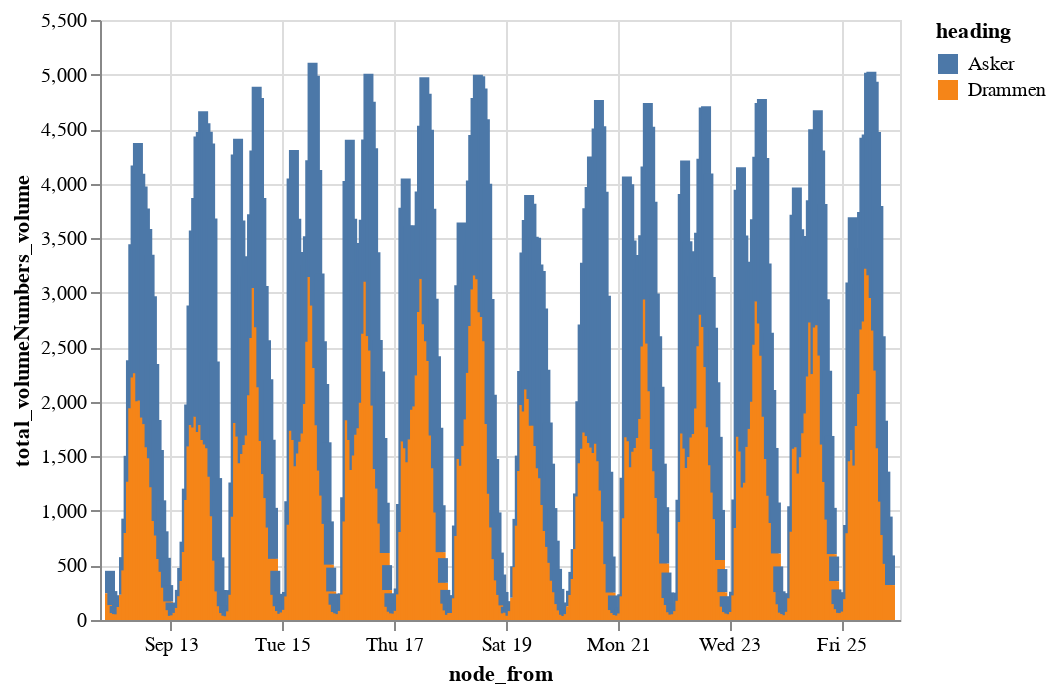

Here is the notebook cell this chart was saved with:
### Code cell
import altair as alt
def chart_day(df):
    df['week']= df['node_from'].dt.isocalendar().week
    df['weekday_hour'] = df['node_from'].dt.day_name() + "_" + df['node_from'].dt.hour.astype(str).str.zfill(2)
    return alt.Chart(df).mark_bar().encode(
        x = 'node_from',
        y = 'total_volumeNumbers_volume',
        color = 'heading',
        tooltip = ['node_from', 'total_volumeNumbers_volume', 'heading']
    )
point = "00000V443295"
df = pd.concat([
    count_point_by_direction(point, "2020-09-12"),
    count_point_by_direction(point, "2020-09-13"),
    count_point_by_direction(point, "2020-09-14"),
    count_point_by_direction(point, "2020-09-15"),
    count_point_by_direction(point, "2020-09-16"),
    count_point_by_direction(point, "2020-09-17"),
    count_point_by_direction(point, "2020-09-18"),

    count_point_by_direction(point, "2020-09-19"),
    count_point_by_direction(point, "2020-09-20"),
    count_point_by_direction(point, "2020-09-21"),
    count_point_by_direction(point, "2020-09-22"),
    count_point_by_direction(point, "2020-09-23"),
    count_point_by_direction(point, "2020-09-24"),
    count_point_by_direction(point, "2020-09-25"),
])
chart_day(df)

### Figure 1 — Vega-Lite specification as saved in the notebook (floating-point values rounded to 4 significant figures; data arrays with more than 128 entries replaced by an {"elided": "..."} marker saying what was removed)
{"config": {"view": {"continuousWidth": 400, "continuousHeight": 300}}, "data": {"name": "data-944a7b10934cc3f1e0e1fb08c684a5de"}, "mark": "bar", "encoding": {"color": {"type": "nominal", "field": "heading"}, "tooltip": [{"type": "temporal", "field": "node_from"}, {"type": "quantitative", "field": "total_volumeNumbers_volume"}, {"type": "nominal", "field": "heading"}], "x": {"type": "temporal", "field": "node_from"}, "y": {"type": "quantitative", "field": "total_volumeNumbers_volume"}}, "$schema": "https://vega.github.io/schema/vega-lite/v4.8.1.json", "datasets": {"data-944a7b10934cc3f1e0e1fb08c684a5de": {"elided": "672 records"}}}
